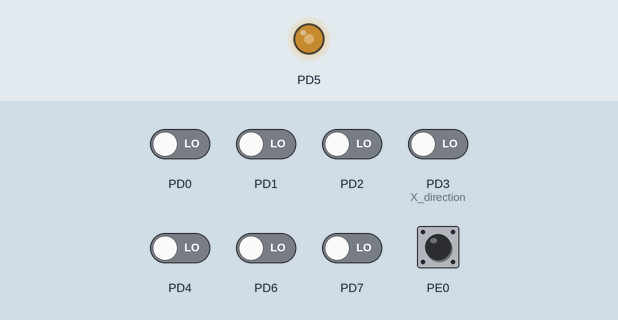
This program was run on a simulated ATmega162, built with avr-gcc and emulated at 16 MHz. Parts: output pins drawn as LEDs (lit = HIGH). The inputs (shaded band) are chosen by the test bench; at power-on: PE0 HIGH, PD0–2, PD3 (X_direction), PD4, PD6, PD7 LOW. Random numbers use the default seed unless the program sets one; what the program prints to the serial monitor is not drawn.

Above: at 1.2 s.
1.3 s: PD2 driven HIGH
2.8 s: PD3 (X_direction) driven HIGH
4.3 s: PE0 pulled LOW for 0.15 s
Timing chart, 0 to 7.3 s (numbered marks = the images above; inputs shaded):
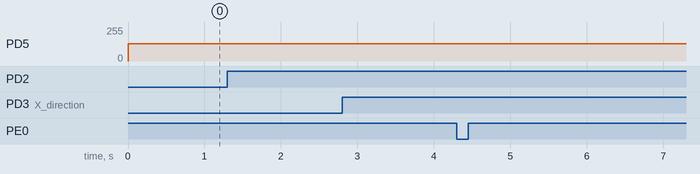

The program:

main.c
```c
/*
 * Gruppe44.c
 *
 * Created: 02.09.2022 11:55:24
 * Author : marbron
 */

#include <avr/io.h>
#include <avr/interrupt.h>
#include "Communication.h"
#include "ADC.h"
#include "OLED.h"
//#include <time.h>
#include <unistd.h>
#include <stdio.h>


#define FOSC 1843200// Clock Speed
#define BAUD 9600
#define F_CPU 16000000
#define MYUBRR FOSC/16/BAUD-1 // = 31

#include "util/delay.h"

ISR(INT0_vect){
	printf("\r\nRight button\r\n");
}
ISR(INT1_vect){
	printf("\r\nLeft button\r\n");
}
ISR(INT2_vect){
	printf("\r\n Element %u", OLED_contents.menu_index);
}


int main(void)
{

	//FIX CODE SO THIS ONLY RUNS ONCE
	USART_Init(31);
	fdevopen(USART_Transmit, USART_Receive);

	adc_init();

	// PINx & 0x01
	DDRD &= ~(1 << PIND)|(1 << PIND); //Set port to input
	DDRE &= ~(1 << PINE0);
	PORTE |= (1 << PINE0); // Internal pull up

	MCUCR |= (1 << SRE ); // enable XMEM
	MCUCR |= (1 << ISC11)|(1 << ISC10)|(1 << ISC01)|(1 << ISC00); //Sets the interrupt at positive flank
	EMCUCR |= (0 << ISC2);
	GICR |= (1 << INT0)|(1 << INT1)|(1 << INT2); //Enables the interrupt
	SFIOR |= (1 << XMM0 ); // mask unused bits


	sei();
	adc_calibrate();
	OLED_init();
	OLED_reset();

	strcpy(OLED_contents.line_0, "-----MENU-----");
	strcpy(OLED_contents.line_1, "element 1");
	strcpy(OLED_contents.line_2, "element 2");
	strcpy(OLED_contents.line_3, "element 3");
	strcpy(OLED_contents.line_4, "element 4");
	strcpy(OLED_contents.line_5, "element 5");
	strcpy(OLED_contents.line_6, "element 6");
	strcpy(OLED_contents.line_7, "element 7");
	OLED_contents.menu_index = 1;


	while (1)
	{
		get_stick_direction();

		if (stick_state.Y_direction == DOWN && OLED_contents.menu_index == 7){
			OLED_contents.menu_index = 1;
		}
		else if (stick_state.Y_direction == DOWN){
			OLED_contents.menu_index++;
		}
		else if (stick_state.Y_direction == UP && OLED_contents.menu_index == 1){
			OLED_contents.menu_index = 7;
		}
		else if (stick_state.Y_direction == UP){
			OLED_contents.menu_index--;
		}

		OLED_menu_print();

		_delay_ms(100);
	}
}
```

ADC.c
```c
#include "ADC.h"
#include <stdlib.h>
#include <avr/io.h>
#include "util/delay.h"
#include <math.h>

void adc_init (void){

	DDRD |= (1 << PD5); // Set port PD5 to 1
	TCCR1A |= (1 << COM1A0)|(1 << COM1B0); // Timer/Counter1 Control Register A (TCCR1A): Setting bit 6 and 4 to 1 - "Toggle OCnA/OCnB on Compare Match."
	TCCR1B |= (1 << WGM12)|(1 << CS10); // Timer/Counter1 Control Register B (TCCR1B): Setting bit 3 to 1 - "CTC-mode", and bit 0 to 1 "clkI/O/1 (No prescaling)"
	OCR1A = 0x1; // Setting Compare Match bit - which bit the counter triggers on
}

void adc_read(void){
	// SEND TO ADC
	volatile char * adc = ( char *) 0x1400; // Set pointer at starting memory of ADC
	adc [0] = 0xff; // Send random value to initiate

	// WAIT
	_delay_us(60); // Is this one necessary?

	// READ FROM ADC
	for (int i=0;i<4;i++) // Need to read 4 values - analog input 0 to 3
	{
		uint8_t number = adc [0]; // Read the ADC value and store it in variable
		ADC_states[i] = number;
		//if (i == 0){
		//printf( "%d ", number); // Print analog input i TODO: Change this from debugging later
		//}
	}
}

void adc_calibrate(void){
	adc_read();
	X_neutral = ADC_states[0];
	Y_neutral = ADC_states[1];
}

void get_stick_state(void){ //Transform the stickstates from 0 <-> 255 to -100 <-> 100
	adc_read();
	uint8_t raw_x = ADC_states[0];
	uint8_t raw_y = ADC_states[1];
	//uint8_t b = 51;
	if (raw_x > X_neutral){
		stick_state.X_state = (((raw_x-X_neutral) * 100 )/ (255 - X_neutral));
	}
	else {
		stick_state.X_state = (((raw_x-X_neutral) * 100) / (X_neutral));
	}

	if (raw_y > Y_neutral){
		stick_state.Y_state = (((raw_y-Y_neutral) * 100 )/ (255 - Y_neutral));
	}
	else {
		stick_state.Y_state = (((raw_y-Y_neutral) * 100) / (Y_neutral));
	}

}

void get_stick_direction(void){ //Checks if the output is saturated, if it is the direction is defined in an enum (0-4)
	get_stick_state();
	//uint8_t raw_x = ADC_states[0];
	//uint8_t raw_y = ADC_states[1];
	short x_value = stick_state.X_state;
	short y_value = stick_state.Y_state;
	if (x_value > 10) {
		stick_state.X_direction = RIGHT;
	}

	else if (x_value < -10) {
		stick_state.X_direction = LEFT;
	}

	else {
		stick_state.X_direction = NEUTRAL;
	}
	if (y_value > 10) {
		stick_state.Y_direction = UP;
	}

	else if (y_value < -10) {
		stick_state.Y_direction = DOWN;
	}

	else {
		stick_state.Y_direction = NEUTRAL;
	}
}
```

ADC.h
```c
#ifndef ADC_H_
#define ADC_H_

struct Stick_state{
	short X_state;
	short Y_state;
	short X_direction;
	short Y_direction;
} stick_state;

int ADC_states[4];

int X_neutral;
int Y_neutral;

enum direction{NEUTRAL, UP, LEFT, RIGHT, DOWN};

void adc_init (void);
void adc_read(void);
void adc_calibrate(void);
void get_stick_state(void);
void get_stick_direction(void);

#endif /* ADC_H_ */
```

Communication.c
```c
#include "Communication.h"
#include <stdlib.h>
#include <math.h>
#include <avr/io.h>
#include <unistd.h>

void USART_Init( unsigned int ubrr )
{
	/* Set baud rate */
	UBRR1H = (unsigned char)(ubrr>>8);
	UBRR1L = (unsigned char)ubrr;
	/* Enable receiver and transmitter */
	UCSR1B = (1<<RXEN1)|(1<<TXEN1);
	/* Set frame format: 8data, 2stop bit */
	UCSR1C = (1<<URSEL1)|(1<<USBS1)|(3<<UCSZ10);
}

void USART_Transmit( unsigned char data )
{
	/* Wait for empty transmit buffer */
	while ( !( UCSR1A & (1<<UDRE1)) )
	;
	/* Put data into buffer, sends the data */
	UDR1 = data;
}

unsigned char USART_Receive( void )
{
	/* Wait for data to be received */
	while ( !(UCSR1A & (1<<RXC1)) )
	;
	/* Get and return received data from buffer */
	return UDR1;
}
```

Communication.h
```c
#ifndef Communication_H
#define Communication_H

void USART_Init(unsigned int ubrr);
void USART_Transmit( unsigned char data );
unsigned char USART_Receive( void );
#endif
```

OLED.c
```c
#include <stdlib.h>
#include <avr/io.h>
#include "util/delay.h"
#include "fonts.h"
#include <avr/pgmspace.h>
#include <string.h>
#include "OLED.h"

void OLED_init()
 {
	 OLED_write_c(0xae); // display off
	 OLED_write_c(0xa1); //segment remap
	 OLED_write_c(0xda); //common pads hardware: alternative
	 OLED_write_c(0x12);
	 OLED_write_c(0xc8); //common output scan direction:com63~com0
	 OLED_write_c(0xa8); //multiplex ration mode:63
	 OLED_write_c(0x3f);
	 OLED_write_c(0xd5); //display divide ratio/osc. freq. mode
	 OLED_write_c(0x80);
	 OLED_write_c(0x81); //contrast control
	 OLED_write_c(0x50);
	 OLED_write_c(0xd9); //set pre-charge period
	 OLED_write_c(0x21);
	 OLED_write_c(0x20); //Set Memory Addressing Mode
	 OLED_write_c(0x02);
	 OLED_write_c(0xdb); //VCOM deselect level mode
	 OLED_write_c(0x30);
	 OLED_write_c(0xad); //master configuration
	 OLED_write_c(0x00);
	 OLED_write_c(0xa4); //out follows RAM content
	 OLED_write_c(0xa6); //set normal display
	 OLED_write_c(0xaf); // display on
 }

void OLED_write_c(uint8_t command){
	volatile char * oled = ( char *) 0x1000 ;
	oled [0]= command ;
}

void OLED_write_d(uint8_t data){
	volatile char * oled = ( char *) 0x1200 ;
	oled [0]= data ;
}

void OLED_go_to_line(uint8_t line){
	uint8_t data = line | 0xB0;
	OLED_write_c(data);
}

void OLED_go_to_column(uint8_t column){
	uint8_t lower = column & 0xF;
	uint8_t upper = (column >> 4) | 0x10;
	OLED_write_c(upper);
	OLED_write_c(lower);
}

void OLED_go_to_pos(uint8_t line, uint8_t column){
	OLED_go_to_line(line);
	OLED_go_to_column(column);
}

void OLED_home(){
	OLED_go_to_pos(0,0);
}

void OLED_print_c(uint8_t letter){
	for (uint8_t i = 0; i < 8; i++){
		uint8_t address = pgm_read_byte(&(font8[(letter - 0x20)][i]));
		OLED_write_d(address);
		}
}

void OLED_printf(char text[]){
	for (uint8_t i = 0; i < strlen(text); i++){
		OLED_print_c(text[i]);
	}
}

void OLED_print_arrow(){
	OLED_write_d(0b00000000);
	OLED_write_d(0b00011000);
	OLED_write_d(0b00011000);
	OLED_write_d(0b00011000);
	OLED_write_d(0b01111110);
	OLED_write_d(0b00111100);
	OLED_write_d(0b00011000);
	OLED_write_d(0b00000000);
}

void OLED_no_arrow(){
	OLED_write_d(0b00000000);
	OLED_write_d(0b00000000);
	OLED_write_d(0b00000000);
	OLED_write_d(0b00000000);
	OLED_write_d(0b00000000);
	OLED_write_d(0b00000000);
	OLED_write_d(0b00000000);
	OLED_write_d(0b00000000);
}

void OLED_menu_print(){
	OLED_home();
	OLED_printf(OLED_contents.line_0);

	OLED_go_to_pos(1, 0);
	if (OLED_contents.menu_index == 1){
		OLED_print_arrow();
	}
	else{
		OLED_no_arrow();
	}
	OLED_printf(OLED_contents.line_1);

	OLED_go_to_pos(2, 0);
	if (OLED_contents.menu_index == 2){
		OLED_print_arrow();
	}
	else{
		OLED_no_arrow();
	}
	OLED_printf(OLED_contents.line_2);

	OLED_go_to_pos(3, 0);
	if (OLED_contents.menu_index == 3){
		OLED_print_arrow();
	}
	else{
		OLED_no_arrow();
	}
	OLED_printf(OLED_contents.line_3);

	OLED_go_to_pos(4, 0);
	if (OLED_contents.menu_index == 4){
		OLED_print_arrow();
	}
	else{
		OLED_no_arrow();
	}
	OLED_printf(OLED_contents.line_4);

	OLED_go_to_pos(5, 0);
	if (OLED_contents.menu_index == 5){
		OLED_print_arrow();
	}
	else{
		OLED_no_arrow();
	}
	OLED_printf(OLED_contents.line_5);

	OLED_go_to_pos(6, 0);
	if (OLED_contents.menu_index == 6){
		OLED_print_arrow();
	}
	else{
		OLED_no_arrow();
	}
	OLED_printf(OLED_contents.line_6);

	OLED_go_to_pos(7, 0);
	if (OLED_contents.menu_index == 7){
		OLED_print_arrow();
	}
	else{
		OLED_no_arrow();
	}
	OLED_printf(OLED_contents.line_7);


	//for (uint8_t i = 0; i < 7; i++){
		//OLED_go_to_pos(i + 1, 0);
		//if (OLED_contents.menu_index == i + 1){
			//OLED_print_arrow();
		//}
		//else{
			//OLED_no_arrow();
		//}
		//OLED_printf(OLED_contents.line_content[i + 1]);
	//}
}

void OLED_reset(){
	OLED_write_c(0b10110000);
	for (uint8_t i = 0; i < 128; i++){
		OLED_write_d(0x00);
	}
	OLED_write_c(0b10110001);
	for (uint8_t i = 0; i < 128; i++){
		OLED_write_d(0x00);
	}
	OLED_write_c(0b10110010);
	for (uint8_t i = 0; i < 128; i++){
		OLED_write_d(0x00);
	}
	OLED_write_c(0b10110011);
	for (uint8_t i = 0; i < 128; i++){
		OLED_write_d(0x00);
	}
	OLED_write_c(0b10110100);
	for (uint8_t i = 0; i < 128; i++){
		OLED_write_d(0x00);
	}
	OLED_write_c(0b10110101);
	for (uint8_t i = 0; i < 128; i++){
		OLED_write_d(0x00);
	}
	OLED_write_c(0b10110110);
	for (uint8_t i = 0; i < 128; i++){
		OLED_write_d(0x00);
	}
	OLED_write_c(0b10110111);
	for (uint8_t i = 0; i < 128; i++){
		OLED_write_d(0x00);
	}
}

void print(){}
```

OLED.h
```c
struct OLED_Contents{
	uint8_t menu_index;
	char line_0[15];
	char line_1[15];
	char line_2[15];
	char line_3[15];
	char line_4[15];
	char line_5[15];
	char line_6[15];
	char line_7[15];
} OLED_contents;

void OLED_init();

void OLED_write_c(uint8_t command);

void OLED_write_d(uint8_t data);

void OLED_gotoline(uint8_t line);

void OLED_gotocolumn(uint8_t column);

void OLED_gotopos(uint8_t line, uint8_t column);

void OLED_home();

void OLED_print_c(uint8_t letter);

void OLED_printf(char text[]);

void OLED_print_arrow();

void OLED_no_arrow();

void OLED_menu_print();

void OLED_reset();
```

SRAM.c
```c
#include <stdlib.h>
#include <stdint.h> // Included to remove errors - not a part of the test code
    void SRAM_test(void)
    {
		volatile char *ext_ram = (char *) 0x1800; // Start address for the SRAM
        uint16_t ext_ram_size = 0x800;
        uint16_t write_errors = 0;
        uint16_t retrieval_errors = 0;
        printf("Starting SRAM test...\n");
        // rand() stores some internal state, so calling this function in a loop will
        // yield different seeds each time (unless srand() is called before this function)
        uint16_t seed = rand();
        // Write phase: Immediately check that the correct value was stored
        srand(seed);
        for (uint16_t i = 0; i < ext_ram_size; i++) {
            uint8_t some_value = rand();
            ext_ram[i] = some_value;
            uint8_t retreived_value = ext_ram[i];
            if (retreived_value != some_value) {
                printf("Write phase error: ext_ram[%4d] = %02X (should be %02X)\n", i, retreived_value, some_value);
                write_errors++;
            }
        }
        // Retrieval phase: Check that no values were changed during or after the write phase
        srand(seed);
        // reset the PRNG to the state it had before the write phase
        for (uint16_t i = 0; i < ext_ram_size; i++) {
            uint8_t some_value = rand();
            uint8_t retreived_value = ext_ram[i];
            if (retreived_value != some_value) {
                printf("Retrieval phase error: ext_ram[%4d] = %02X (should be %02X)\n", i, retreived_value, some_value);
                retrieval_errors++;
            }
        }
        printf("SRAM test completed with \n%4d errors in write phase and \n%4d errors in retrieval phase\n\n", write_errors, retrieval_errors);
}
```

XMEM.c
```c
#include <stdint.h>

void xmem_write ( uint8_t data , uint16_t addr ){
	volatile char * ext_mem = ( char *) 0x1000 ;
	ext_mem [ addr ]= data ;
}

uint8_t xmem_read ( uint16_t addr ){
	volatile char * ext_mem = ( char *) 0x1000 ;
	uint8_t ret_val = ext_mem [ addr ];
	return ret_val ;
}
```

Source omitted: fonts.h (20803 bytes)

Measured:
- after the input at 1.3 s, every drawn part: stays the same
- after the input at 2.8 s, every drawn part: stays the same
- after the input at 4.3 s, every drawn part: stays the same
